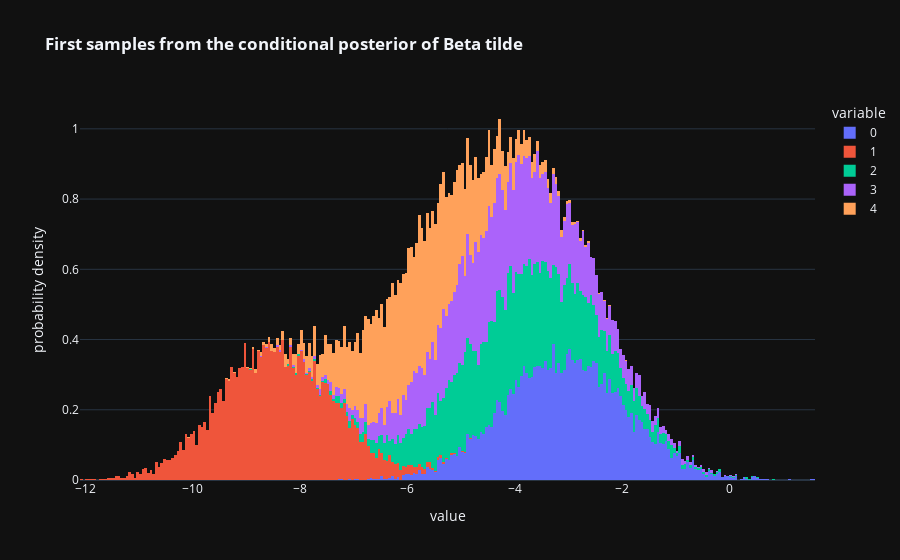

The notebook cell this image was saved under:
### Code cell
plot_hist(sample_beta_tilde_post(data0, 10000), 
          f"<b>First samples from the conditional posterior of Beta tilde</b>"
         )

### Figure 1 — Plotly figure (JSON) as saved in the notebook; plotly's stock layout.template omitted (floating-point values rounded to 4 significant figures; data arrays with more than 128 entries replaced by an {"elided": "..."} marker saying what was removed)
{"data": [{"alignmentgroup": "True", "bingroup": "x", "histnorm": "probability density", "hovertemplate": "variable=0<br>value=%{x}<br>probability density=%{y}<extra></extra>", "legendgroup": "0", "marker": {"color": "#636efa", "pattern": {"shape": ""}}, "name": "0", "nbinsx": 400, "offsetgroup": "0", "orientation": "v", "showlegend": true, "type": "histogram", "x": {"elided": "10000 float values"}, "xaxis": "x", "yaxis": "y"}, {"alignmentgroup": "True", "bingroup": "x", "histnorm": "probability density", "hovertemplate": "variable=1<br>value=%{x}<br>probability density=%{y}<extra></extra>", "legendgroup": "1", "marker": {"color": "#EF553B", "pattern": {"shape": ""}}, "name": "1", "nbinsx": 400, "offsetgroup": "1", "orientation": "v", "showlegend": true, "type": "histogram", "x": {"elided": "10000 float values"}, "xaxis": "x", "yaxis": "y"}, {"alignmentgroup": "True", "bingroup": "x", "histnorm": "probability density", "hovertemplate": "variable=2<br>value=%{x}<br>probability density=%{y}<extra></extra>", "legendgroup": "2", "marker": {"color": "#00cc96", "pattern": {"shape": ""}}, "name": "2", "nbinsx": 400, "offsetgroup": "2", "orientation": "v", "showlegend": true, "type": "histogram", "x": {"elided": "10000 float values"}, "xaxis": "x", "yaxis": "y"}, {"alignmentgroup": "True", "bingroup": "x", "histnorm": "probability density", "hovertemplate": "variable=3<br>value=%{x}<br>probability density=%{y}<extra></extra>", "legendgroup": "3", "marker": {"color": "#ab63fa", "pattern": {"shape": ""}}, "name": "3", "nbinsx": 400, "offsetgroup": "3", "orientation": "v", "showlegend": true, "type": "histogram", "x": {"elided": "10000 float values"}, "xaxis": "x", "yaxis": "y"}, {"alignmentgroup": "True", "bingroup": "x", "histnorm": "probability density", "hovertemplate": "variable=4<br>value=%{x}<br>probability density=%{y}<extra></extra>", "legendgroup": "4", "marker": {"color": "#FFA15A", "pattern": {"shape": ""}}, "name": "4", "nbinsx": 400, "offsetgroup": "4", "orientation": "v", "showlegend": true, "type": "histogram", "x": {"elided": "10000 float values"}, "xaxis": "x", "yaxis": "y"}], "layout": {"barmode": "relative", "legend": {"title": {"text": "variable"}, "tracegroupgap": 0}, "title": {"text": "<b>First samples from the conditional posterior of Beta tilde</b>"}, "xaxis": {"anchor": "y", "domain": [0, 1], "title": {"text": "value"}}, "yaxis": {"anchor": "x", "domain": [0, 1], "title": {"text": "probability density"}}}}
